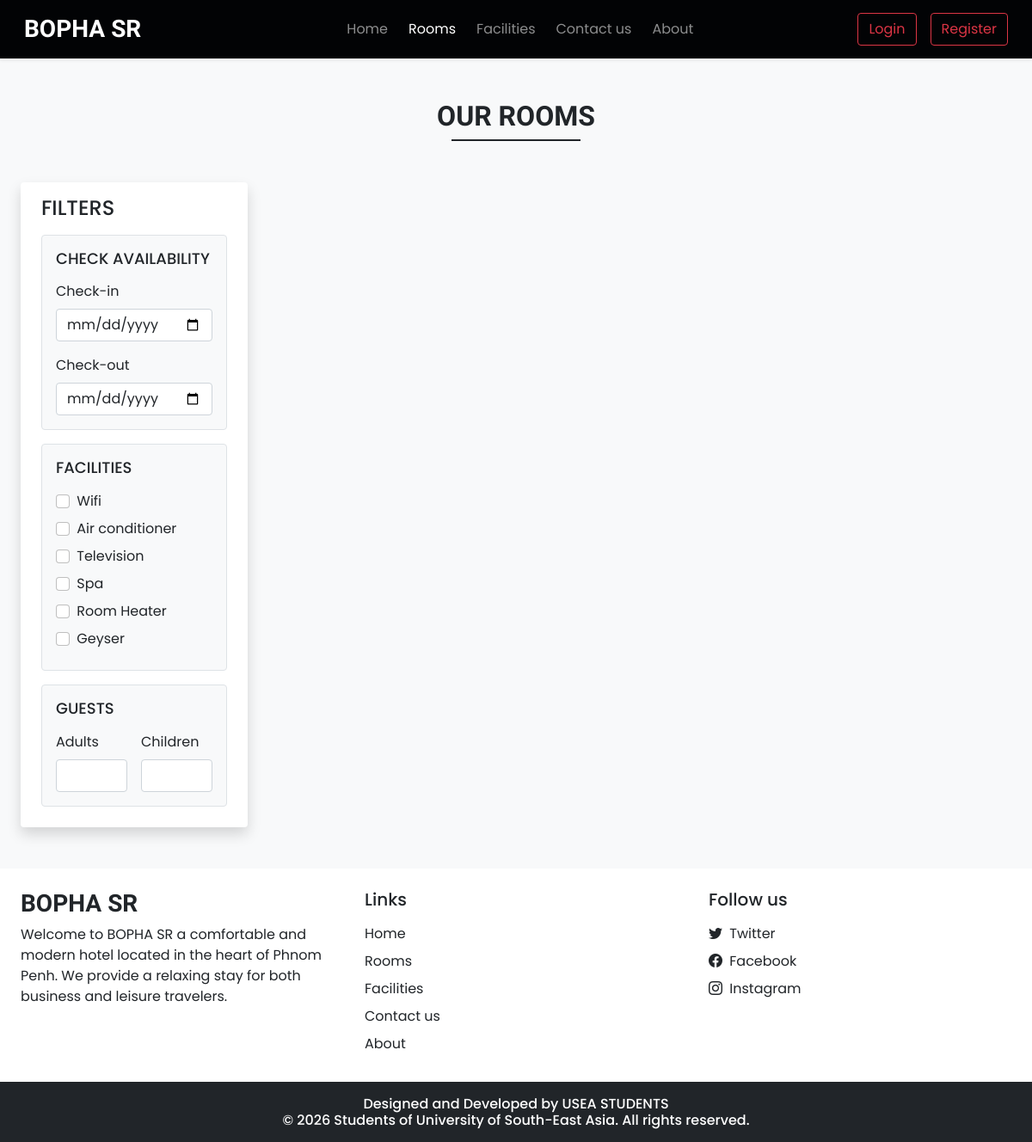
The page /rooms.php on the database its author committed.
### tables this page shows
CREATE TABLE `settings` (
  `sr_no` int(11) NOT NULL,
  `site_title` varchar(50) NOT NULL,
  `site_about` varchar(250) NOT NULL,
  `shutdown` tinyint(1) NOT NULL
);

CREATE TABLE `facilities` (
  `id` int(11) NOT NULL,
  `icon` varchar(100) NOT NULL,
  `name` varchar(50) NOT NULL,
  `description` varchar(250) NOT NULL
);

### admin/inc/db_config.php (called while the page is built, shortened)
<?php
  function selectAll($table)
  {
    $con = $GLOBALS['con'];
    $res = mysqli_query($con,"SELECT * FROM $table");
    return $res;
  }
  function select($sql,$values,$datatypes)
  {
    $con = $GLOBALS['con'];
    if($stmt = mysqli_prepare($con,$sql))
    {
      mysqli_stmt_bind_param($stmt,$datatypes,...$values);
      if(mysqli_stmt_execute($stmt)){
        $res = mysqli_stmt_get_result($stmt);
        return $res;
      }
      else{
        mysqli_stmt_close($stmt);
        die("Query cannot be executed - Select");
      }
    }
    else{
      die("Query cannot be prepared - Select");
    }
  }
?>

### rooms.php (the view, shortened to what this page needs)
<!DOCTYPE html>
<html lang="en">
<head>
  <?php require('inc/links.php'); ?>
</head>
<body class="bg-light">
  <?php
    require('inc/header.php');
    $checkin_default="";
    $checkout_default="";
    $adult_default="";
    $children_default="";
  ?>
  <div class="my-5 px-4">
    <h2 class="fw-bold h-font text-center">OUR ROOMS</h2>
    <div class="h-line bg-dark"></div>
  </div>
  <div class="container-fluid">
    <div class="row">
      <div class="col-lg-3 col-md-12 mb-lg-0 mb-4 ps-4">
        <nav class="navbar navbar-expand-lg navbar-light bg-white rounded shadow">
          <div class="container-fluid flex-lg-column align-items-stretch">
            <h4 class="mt-2">FILTERS</h4>
            <div class="collapse navbar-collapse flex-column align-items-stretch mt-2" id="filterDropdown">
              <div class="border bg-light p-3 rounded mb-3">
                <h5 class="d-flex align-items-center justify-content-between mb-3" style="font-size: 18px;">
                  <span>CHECK AVAILABILITY</span>
                </h5>
                <label class="form-label">Check-in</label>
                <input type="date" class="form-control shadow-none mb-3" value="<?php echo $checkin_default ?>" id="checkin" onchange="chk_avail_filter()">
                <label class="form-label">Check-out</label>
                <input type="date" class="form-control shadow-none" value="<?php echo $checkout_default ?>"  id="checkout" onchange="chk_avail_filter()">
              </div>
              <div class="border bg-light p-3 rounded mb-3">
                <h5 class="d-flex align-items-center justify-content-between mb-3" style="font-size: 18px;">
                  <span>FACILITIES</span>
                </h5>
                <?php
                  $facilities_q = selectAll('facilities');
                  while($row = mysqli_fetch_assoc($facilities_q))
                  {
                    echo<<<facilities
                      <div class="mb-2">
                        <input type="checkbox" onclick="fetch_rooms()" name="facilities" value="$row[id]" class="form-check-input shadow-none me-1" id="$row[id]">
                        <label class="form-check-label" for="$row[id]">$row[name]</label>
                      </div>
                    facilities;
                  }
                ?>
              </div>
              <div class="border bg-light p-3 rounded mb-3">
                <h5 class="d-flex align-items-center justify-content-between mb-3" style="font-size: 18px;">
                  <span>GUESTS</span>
                </h5>
                <div class="d-flex">
                  <div class="me-3">
                    <label class="form-label">Adults</label>
                    <input type="number" min="1" id="adults" value="<?php echo $adult_default ?>" oninput="guests_filter()" class="form-control shadow-none">
                  </div>
                  <div>
                    <label class="form-label">Children</label>
                    <input type="number" min="1" id="children" value="<?php echo $children_default ?>" oninput="guests_filter()" class="form-control shadow-none">
                  </div>
                </div>
              </div>
            </div>
          </div>
        </nav>
      </div>
      <div class="col-lg-9 col-md-12 px-4" id="rooms-data">
      </div>
    </div>
  </div>
  <?php require('inc/footer.php'); ?>
</body>
</html>

### inc/header.php (shortened to what this page needs)
<nav id="nav-bar" class="navbar navbar-expand-lg navbar-dark px-lg-3 py-lg-2 shadow-sm sticky-top custom-navbar">
  <div class="container-fluid">
    <a class="navbar-brand me-5 fw-bold fs-3 h-font" href="index.php"><?php echo $settings_r['site_title'] ?></a>
    <div class="collapse navbar-collapse" id="navbarSupportedContent">
      <ul class="navbar-nav mx-auto mb-2 mb-lg-0">
        <li class="nav-item">
          <a class="nav-link me-2" href="index.php">Home</a>
        </li>
        <li class="nav-item">
          <a class="nav-link me-2" href="rooms.php">Rooms</a>
        </li>
        <li class="nav-item">
          <a class="nav-link me-2" href="facilities.php">Facilities</a>
        </li>
        <li class="nav-item">
          <a class="nav-link me-2" href="contact.php">Contact us</a>
        </li>
        <li class="nav-item">
          <a class="nav-link" href="about.php">About</a>
        </li>
      </ul>
      <div class="d-flex">
        <?php
          if(isset($_SESSION['login']) && $_SESSION['login']==true)
          {
            $path = USERS_IMG_PATH;
            echo<<<data
              <div class="btn-group">
                <button type="button" class="btn btn-outline-danger shadow-none dropdown-toggle" data-bs-toggle="dropdown" data-bs-display="static" aria-expanded="false">
                  <img src="$path$_SESSION[uPic]" style="width: 25px; height: 25px;" class="me-1 rounded-circle">
                  $_SESSION[uName]
                </button>
                <ul class="dropdown-menu dropdown-menu-lg-end">
                  <li><a class="dropdown-item" href="profile.php">Profile</a></li>
                  <li><a class="dropdown-item" href="bookings.php">Bookings</a></li>
                  <li><a class="dropdown-item" href="logout.php">Logout</a></li>
                </ul>
              </div>
            data;
          }
          else
          {
            echo<<<data
              <button type="button" class="btn btn btn-outline-danger shadow-none me-lg-3 me-2" data-bs-toggle="modal" data-bs-target="#loginModal">
                Login
              </button>
              <button type="button" class="btn btn btn-outline-danger shadow-none" data-bs-toggle="modal" data-bs-target="#registerModal">
                Register
              </button>
            data;
          }
        ?>
      </div>
    </div>
  </div>
</nav>

### inc/footer.php (shortened to what this page needs)
<div class="container-fluid bg-white mt-5">
  <div class="row">
    <div class="col-lg-4 p-4">
      <h3 class="h-font fw-bold fs-3 mb-2"><?php echo $settings_r['site_title'] ?></h3>
      <p>
        <?php echo $settings_r['site_about'] ?>
      </p>
    </div>
    <div class="col-lg-4 p-4">
      <h5 class="mb-3">Links</h5>
      <a href="index.php" class="d-inline-block mb-2 text-dark text-decoration-none">Home</a> <br>
      <a href="rooms.php" class="d-inline-block mb-2 text-dark text-decoration-none">Rooms</a> <br>
      <a href="facilities.php" class="d-inline-block mb-2 text-dark text-decoration-none">Facilities</a> <br>
      <a href="contact.php" class="d-inline-block mb-2 text-dark text-decoration-none">Contact us</a> <br>
      <a href="about.php" class="d-inline-block mb-2 text-dark text-decoration-none">About</a>
    </div>
    <div class="col-lg-4 p-4">
        <h5 class="mb-3">Follow us</h5>
        <?php
          if($contact_r['tw']!=''){
            echo<<<data
              <a href="$contact_r[tw]" class="d-inline-block text-dark text-decoration-none mb-2">
                <i class="bi bi-twitter me-1"></i> Twitter
              </a><br>
            data;
          }
        ?>
        <a href="<?php echo $contact_r['fb'] ?>" class="d-inline-block text-dark text-decoration-none mb-2">
          <i class="bi bi-facebook me-1"></i> Facebook
        </a><br>
        <a href="<?php echo $contact_r['insta'] ?>" class="d-inline-block text-dark text-decoration-none">
          <i class="bi bi-instagram me-1"></i> Instagram
        </a><br>
    </div>
  </div>
</div>
<h6 class="text-center bg-dark text-white p-3 m-0">Designed and Developed by USEA STUDENTS <br> © 2026 Students of University of South-East Asia. All rights reserved.</h6>

### css/common.css (style rules this page uses)
:root { --teal: #2ec1ac; --teal_hover: #279e8c; }
* { font-family: 'Poppins', sans-serif; }
.h-font { font-family: 'Merienda', cursive; }
input[type=number] { -moz-appearance: textfield; }
.h-line { width: 150px; margin: 0 auto; height: 1.7px; }

### inc/header.php (style rules this page uses)
.custom-navbar { background-color: #020305; }

### rows shown on the page
settings: site_title "BOPHA SR", site_about "Welcome to BOPHA SR a comfortable and modern hotel located in the heart of Phnom Penh. We provide a relaxing stay for both business and leisure travelers."
facilities: name "Wifi"
facilities: name "Air conditioner"
facilities: name "Television"
facilities: name "Spa"
facilities: name "Room Heater"
facilities: name "Geyser"
